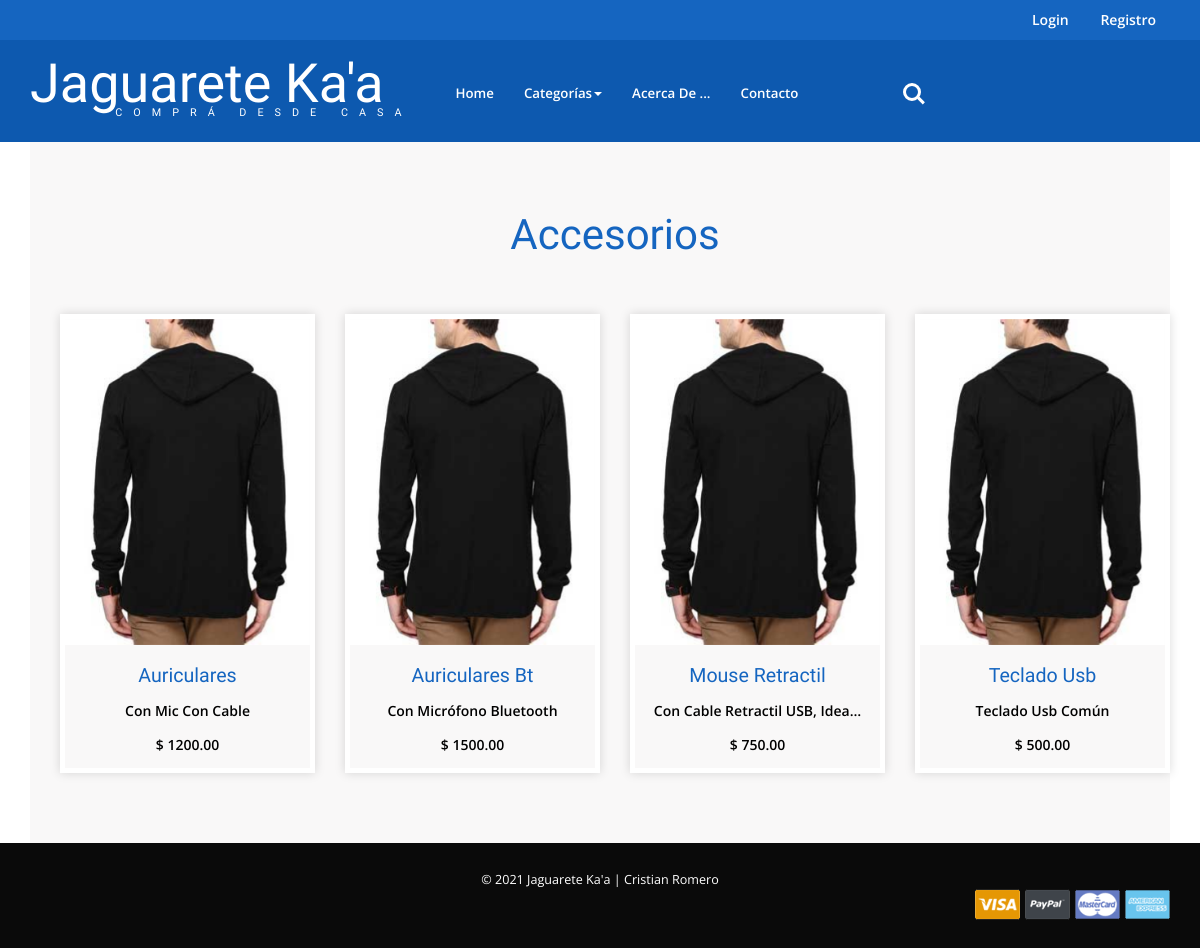
Screenshot of /ecom/listcategorias?Search=1 with the database file from the repository.
### frontend/models.py (models this page shows, shortened)
class Categorias(models.Model):
    nombre = models.CharField(max_length=200)

class Productos(models.Model):
    nombre = models.CharField(max_length=200)
    precio = models.DecimalField(max_digits=11, decimal_places=2)
    descripcion = models.TextField()
    foto = models.CharField(max_length=5000, null=True, blank=True)
    banner = models.CharField(max_length=5000, null=True, blank=True)
    fecha = models.DateTimeField(auto_now_add=True)
    categoria = models.ForeignKey(Categorias, on_delete=models.CASCADE)
    class Meta:
        ordering = ['nombre']

### frontend/views.py (the view)
# urls.py: path('listcategorias', views.listcategorias, name='listcategorias'),
def listcategorias(request):
    cat_id = request.GET.get("Search")
    prodcat = Productos.objects.filter(categoria = cat_id)
    cate = Categorias.objects.filter(id = cat_id)
    return render (request, "listcategorias.html", {'prodcat':prodcat, 'cate':cate})

### frontend/context_processors.py (called while the page is built)
def blog_menu(request):
    link_menu = Categorias.objects.all()
    return { 'link_menu': link_menu }

def list_prod(request):
    link_prod = Productos.objects.raw('SELECT * FROM frontend_productos ORDER BY fecha desc')[3:10]
    return { 'link_prod': link_prod }

def last_prod(request):
    lprod = Productos.objects.raw('SELECT * FROM frontend_productos ORDER BY fecha desc')[:3]
    return { 'lprod': lprod }

def grupo(request):
    users_in_group = Group.objects.get(name="Clientes").user_set.all()
    return { 'users_in_group': users_in_group }

### frontend/templates/listcategorias.html (shortened to what this page needs)
{% extends "layout.html" %}
{% load static %}
{% block content %}
<div class="new-arrivals-w3agile">
    <div class="container">
        {% for categoria in cate %}
            <h3 class="tittle1" style=" text-transform: capitalize">{{ categoria.nombre }}</h3>
        {% endfor %}
        <div class="arrivals-grids">
            {% for producto in prodcat %}
            <div class="col-md-3 arrival-grid simpleCart_shelfItem">
                <div class="grid-arr">
                    <div  class="grid-arrival">
                        <figure>
                            <a href="{% url 'productos' producto.id %}">
                                <div class="grid-img">
                                    <img  src="{% static 'images/p28.jpg' %}" class="img-responsive" alt="">
                                </div>
                            </a>
                        </figure>
                    </div>
                    <div class="women">
                        <h6 style=" text-transform: capitalize"><a href="single.html">{{ producto.nombre }}</a></h6>
                        <span class="size" style=" text-transform: capitalize">{{ producto.descripcion|truncatechars:30 }}</span>
                        <p ><em class="item_price">$ {{ producto.precio }}</em></p>
                    </div>
                </div>
            </div>
            {% endfor %}
            <div class="clearfix"></div>
        </div>
    </div>
</div>
{% endblock %}

### frontend/templates/layout.html (shortened to what this page needs)
<!DOCTYPE HTML>
<html lang="es">
	<head>
		{% load static %}
		<link href="{% static 'css/bootstrap.css' %}" rel="stylesheet" type="text/css" media="all"/>
		<link href="{% static 'css/style.css' %}" rel="stylesheet" type="text/css" media="all" />
		<link href="{% static 'css/font-awesome.css' %}" rel="stylesheet">
		<link rel="stylesheet" href="{% static 'css/jstarbox.css'%}" type="text/css" media="screen" charset="utf-8" />
	</head>
	<body>
		<div class="header">
			<div class="header-top">
				<div class="container">
					<div class="top-right">
						<ul>
							{% if user.is_authenticated %}
								<li>Usuario: {{ user.get_username }}</li>
								<li><a href="{% url 'logout'%}?next={{request.path}}">Cerrar sesión</a></li>
								{% if user in users_in_group %}
									<li><a href="{% url 'cart' %}">Carrito</a></li>
								{% endif %}
						  	{% else %}
						  		<li><a href="{% url 'login' %}">Login</a></li>
						  		<li><a href="{% url 'register' %}"> Registro </a></li>
						  	{% endif %}
						</ul>
					</div>
					<div class="clearfix"></div>
				</div>
			</div>
			<div class="heder-bottom">
				<div class="container">
					<div class="logo-nav">
						<div class="logo-nav-left">
							<h1><a href="{% url 'index' %}">Jaguarete Ka'a <span>&nbsp &nbsp &nbsp Comprá desde casa</span></a></h1>
						</div>
						<div class="logo-nav-left1">
							<nav class="navbar navbar-default">
								<div class="collapse navbar-collapse" id="bs-megadropdown-tabs">
									<ul class="nav navbar-nav">
										<li class="active"><a href="{% url 'index' %}" class="act">Home</a></li>
										<li class="dropdown">
											<a href="#" class="dropdown-toggle" data-toggle="dropdown">Categorías<b class="caret"></b></a>
										</li>
										<li><a href="{% url 'aboutus' %}">Acerca de ...</a></li>
										<li><a href="mailto:contacto@jaguaretekaa.com">Contacto</a></li>
									</ul>
								</div>
							</nav>
						</div>
						<div class="logo-nav-right">
							<ul class="cd-header-buttons">
								<li><a class="cd-search-trigger" href="#cd-search"> <span></span></a></li>
							</ul>
						</div>
							<div class="clearfix"> </div>
						</div>
					</div>
				</div>
			</div>
			<div class="container">
   	        	{% block content %}
            	{% endblock content %}
        	</div>
	</body>
	<footer>
		<div class="copy-section">
			<div class="container">
				<div class="copy-center">
					<p>&copy; 2021 Jaguarete Ka'a | Cristian Romero
				</div>
				<div class="copy-right">
					<img src="{% static 'images/card.png' %}" alt=""/>
				</div>
				<div class="clearfix"></div>
			</div>
		</div>
	</footer>
</html>

### rows the page displays
Categorias: nombre "Accesorios"
Productos: nombre "Auriculares", descripcion "Con Mic Con Cable", precio "1200.00"
Productos: nombre "Auriculares Bt", descripcion "Con Micrófono Bluetooth", precio "1500.00"
Productos: nombre "Mouse Retractil", descripcion "Con Cable Retractil USB, Idea…", precio "750.00"
Productos: nombre "Teclado Usb", descripcion "Teclado Usb Común", precio "500.00"
